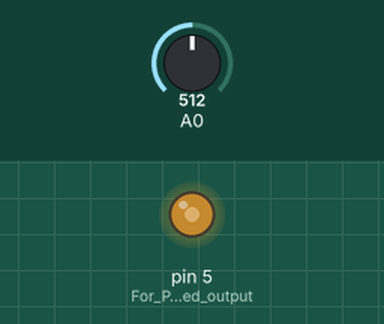
A sketch run on a simulated Arduino Uno, built with avr-gcc and run on an emulated ATmega328P. On the bench: output pins drawn as LEDs (lit = HIGH). Inputs (shaded band) come from the test bench; at power-on: A0 = 512.

Above: at 1.2 s.
1.3 s: A0 set to 716
At 1.9 s:
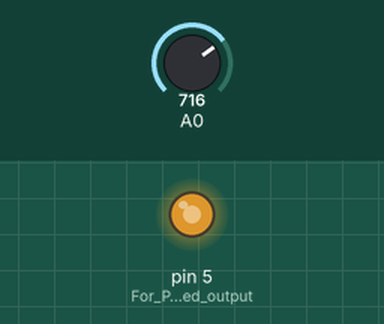
2.8 s: A0 set to 900
At 3.1 s:
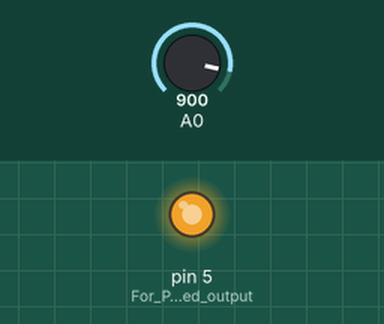
4.3 s: A0 set to 122
At 5.4 s:
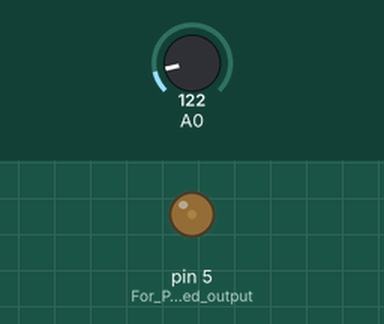
5.8 s: A0 set to 0
At 6.5 s:
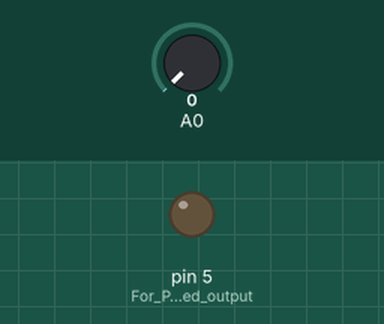
7.3 s: A0 set to 511
At 7.7 s:
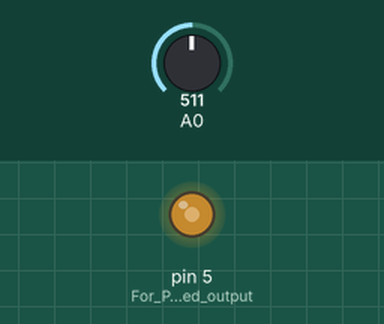
Timing chart, 0 to 9.8 s (numbered marks = the images above; inputs shaded):
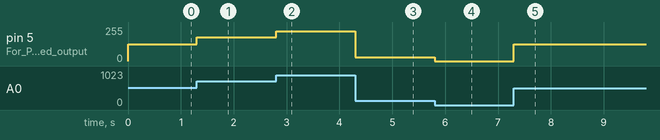

The sketch:

AnalogWrite.ino
```cpp
void setup()
{
	//PIN configuration
	pinMode(5, OUTPUT); // For PWM led output

	//Set baud rate and begin Serial port
	Serial.begin(9600);
}

void loop()
{

	// Potentiometer variable, updated by Analog read from PIN A0.
	int pot_value = analogRead(A0);

	//Led variable, Brightness of LED is determined by Potentiometer variable.
	int led_value = map(pot_value, 0, 1023, 0, 255);

	//Write the LED variable into PIN 5(PWM led output)
	analogWrite(5, led_value);
  	delay(1);
}
```

Measured:
- after the input at 1.3 s, pin 5 (For_PWM_led_output): 127/255 → 178/255 at once
- after the input at 2.8 s, pin 5 (For_PWM_led_output): 178/255 → 224/255 at once
- after the input at 4.3 s, pin 5 (For_PWM_led_output): 224/255 → 30/255 at once
- after the input at 5.8 s, pin 5 (For_PWM_led_output): 30/255 → 0/255 at once
- after the input at 7.3 s, pin 5 (For_PWM_led_output): 0/255 → 127/255 at once
